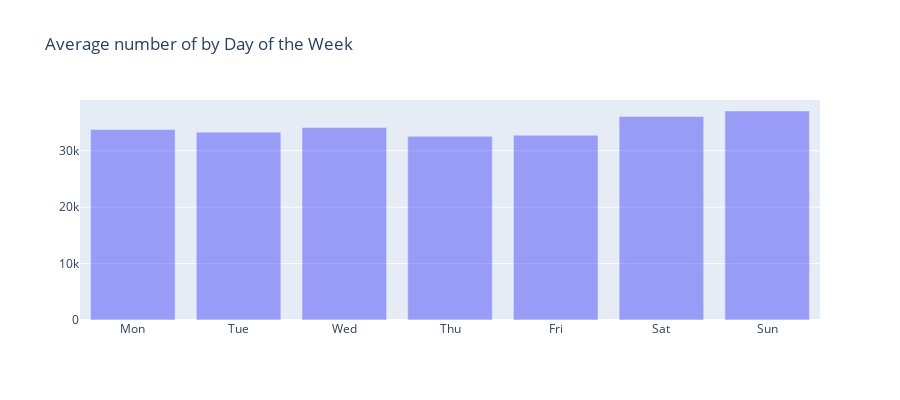

Write notebook code for a chart like this one.
### Markdown cell above
> The months of July and August has the highest number of average number of gun violence incidents than any other month. In these two months, there are about 5200 incidents reported every year. Feburary has the least number of average incidents about 3700 every year. In some next sections, I will try to explore if there is any specific date on which number of gun violence incidents are always higher.  


### <a id="2.3">2.3 Average Number of Gun Violence Incidents by Day of the Week </a>

### Code cell
tempdf1 = df.groupby(['year', 'weekday']).agg({'weekday' : 'count'}).rename(columns={'weekday' : 'weekday_count'}).reset_index()
aggregated = tempdf1.groupby(['weekday']).agg({'weekday_count' : 'sum'})

x2 = aggregated.index.tolist()
y2 = aggregated.weekday_count.tolist()

weekmap = {0:'Mon', 1:'Tue', 2:'Wed', 3:'Thu', 4:'Fri', 5:'Sat', 6:'Sun'}
x2 = [weekmap[x] for x in x2]
wkmp = {}
for j,x in enumerate(x2):
    wkmp[x] = y2[j]
order = list(weekmap.values())
ordervals = [wkmp[val] for val in order]

trace1 = go.Bar(x=order, y=ordervals, opacity=0.75, name="weekday", marker=dict(color='rgba(61, 60, 250, 0.6)'))
layout = dict(height=400, title='Average number of by Day of the Week', legend=dict(orientation="h"));

fig = go.Figure(data=[trace1], layout=layout)
iplot(fig, filename='stacked-bar')

### Figure 1 — Plotly figure (JSON) as saved in the notebook; plotly's stock layout.template omitted (floating-point values rounded to 4 significant figures)
{"data": [{"marker": {"color": "rgba(61, 60, 250, 0.6)"}, "name": "weekday", "opacity": 0.75, "type": "bar", "x": ["Mon", "Tue", "Wed", "Thu", "Fri", "Sat", "Sun"], "y": [33760, 33307, 34126, 32561, 32775, 36096, 37053]}], "layout": {"height": 400, "legend": {"orientation": "h"}, "title": {"text": "Average number of by Day of the Week"}}}
